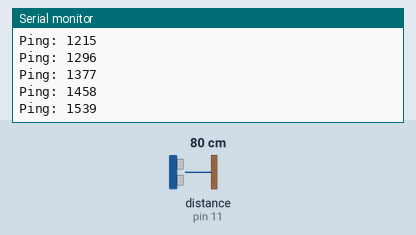
Recording of a sketch running on a simulated Arduino Uno, built with avr-gcc and run on an emulated ATmega328P. Shown: the last lines printed to the serial monitor. The inputs (shaded band) are chosen by the test bench; at power-on: distance to the obstacle (sensor on pin 11) 80 cm. The echo pulse lasts 58.3 µs per cm.

Above: at 1.3 s.
1.4 s: distance to the obstacle (sensor on pin 11) set to 299 cm
At 1.45 s:
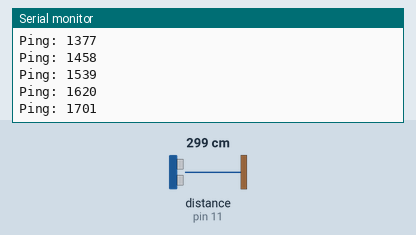
4.4 s: distance to the obstacle (sensor on pin 11) set to 4 cm
At 4.46 s:
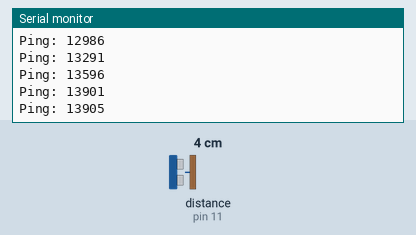
Timing chart, 0 to 7.4 s (numbered marks = the images above; inputs shaded):
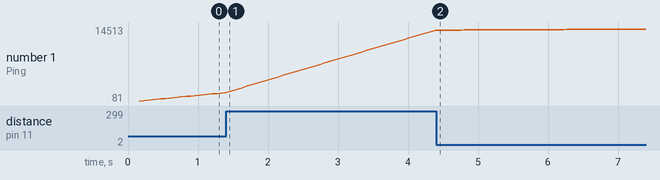

The sketch:

Pushup_interface.ino
```cpp
#include <SoftwareSerial.h>
#include <NewPing.h>

// Sensor pin location
#define SENSOR0 (11)
#define SENSOR1 (6)
// Number of sensors
#define SONAR_NUM (2)
//Tx pin of bluesmirf
#define TXBT (2)
//Rx pin of bluesmirf
#define RXBT (3)

// arduino debug option
#define DEBUG (1)
// debug option to monitor sensor output
#define DEBUG_SENSOR (1)
// debug option to monitor bluetooth connection from Game to Arduino
#define DEBUG_BT_ARDUINO (2)
// debug option to monitor bluetooth connection from Arduino to game
#define DEBUG_BT_GAME (4)

// Bluetooth serial data transmission line
SoftwareSerial bluetooth(TXBT, RXBT);
// Ultrasonic sensor measuring instance
NewPing sonar[SONAR_NUM] = {   // Sensor object array.
  NewPing(SENSOR0, SENSOR0), // Trigger and echo pin are same since signals dont overlap
  NewPing(SENSOR1, SENSOR1)
};
//array of sensor pins
uint8_t sensor_pin[SONAR_NUM]={
  SENSOR0,
  SENSOR1
};
// var to temporarily store measurement
unsigned int measurement;
// actual result to send to game
unsigned int result;

void setup()
{
  // Setup bluetooth communication
  bluetooth.begin(115200);  // The Bluetooth Mate defaults to 115200bps
  bluetooth.print("$");  // Print three times individually
  bluetooth.print("$");
  bluetooth.print("$");  // Enter command mode
  delay(100);  // Short delay, wait for the Mate to send back CMD
  bluetooth.println("U,9600,N");  // Temporarily Change the baudrate to 9600, no parity
  // 115200 can be too fast at times for NewSoftSerial to relay the data reliably
  bluetooth.begin(9600);  // Start bluetooth serial at 9600
  // Begin the serial monitor at 9600bps
  Serial.begin(9600);
}

void loop() {

  uint8_t i = 0;

  unsigned int meas;
  for (uint8_t i = 0; i < SONAR_NUM; i++) { // Loop through each sensor and display results.
    delay(50); // Wait 50ms between pings (about 20 pings/sec). 29ms should be the shortest delay between pings.
    meas = sonar[i].ping_cm();
    i += meas > 0;
    result += meas;
  }
  // Send data if results are valid
  if(result > 0)
    bluetooth.println(result);

  // Debugging code, optional
  // Print output of ultrasonic sensor
#if (DEBUG & DEBUG_SENSOR) == DEBUG_SENSOR
  Serial.print("Ping: ");
  Serial.println(result);
#endif

  // Send data from Game to Arduino
#if (DEBUG & DEBUG_BT_ARDUINO) == DEBUG_BT_ARDUINO
  if (bluetooth.available())
    Serial.write(bluetooth.read());
#endif

  // Send data from Arduino to Game
#if (DEBUG & DEBUG_BT_GAME) == DEBUG_BT_GAME
  if (Serial.available())
    bluetooth.write(Serial.read());
#endif
}
```

Measured:
- plotted number 1: 1701 → 13901 after the input at 1.4 s
